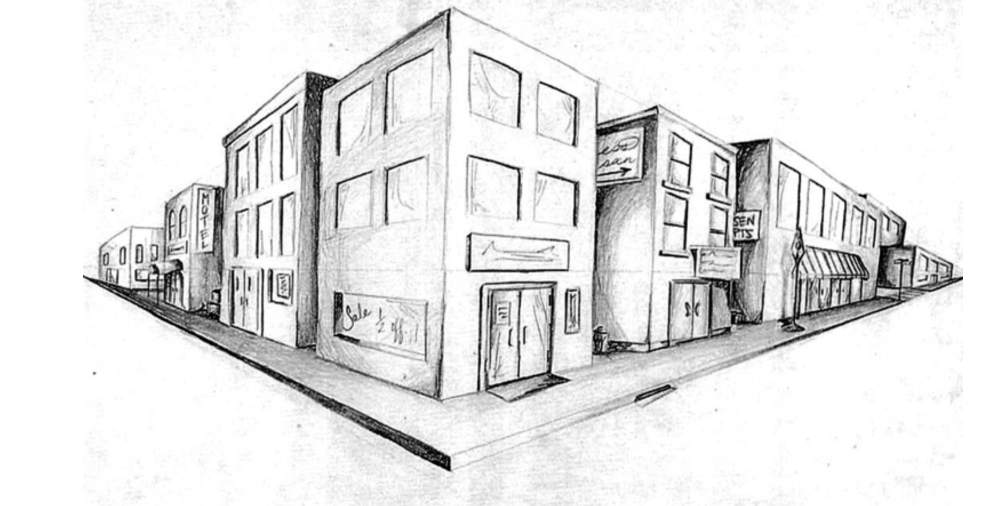
#> input picture A2/CSC420-A2/building.jpg, 1996 x 1012 px (shown at 1/2 size); its folder holds 5 pictures in this run
$ python interest_point_detection.py   (Python 2 division)   (older library calls are emulated)
#> lines starting #> are read from the running program, lines starting #| are printed output that depends on the picture; after the words box and inside, x2 and y2 are one past the last pixel; in counts of white or black regions, pixels touching at a corner belong together
import matplotlib.pyplot as plt
import cv2
import numpy as np

DATA_PATH = "./CSC420-A2/"
OUTPUT_PATH = "./Output/"

def load_color_image(filename):
#> called with filename = 'building.jpg'
    image = cv2.imread(DATA_PATH + filename)
#> image is the input picture: shape (1012, 1996, 3); min 0, max 255, mean 228.7
    return image

def load_gray_scale_image(filename):
    image = cv2.imread(DATA_PATH + filename, 0)
    return image

def save_image(filename, img, path=OUTPUT_PATH):
    cv2.imwrite(path + filename, img)
    print "Image {} saved.".format(filename)

def harris_corner_detection(img, alpha, threshold):
#> called with alpha = 0.04, threshold = 1000000000000
    gray = cv2.cvtColor(img, cv2.COLOR_BGR2GRAY)
    blur = cv2.GaussianBlur(gray,(5,5),7)

    # Compute Ix and Iy
    Ix = cv2.Sobel(blur, cv2.CV_64F, 1, 0, ksize=5)
    Iy = cv2.Sobel(blur, cv2.CV_64F, 0, 1, ksize=5)

    # Compute Ix^2, Iy^2 and IxIy
    IxIy = np.multiply(Ix, Iy)
    Ix2 = np.multiply(Ix, Ix)
    Iy2 = np.multiply(Iy, Iy)

    # Blur Ix^2, Iy^2 and IxIy
    Ix2_blur = cv2.GaussianBlur(Ix2,(5,5),10)
    Iy2_blur = cv2.GaussianBlur(Iy2,(5,5),10)
    IxIy_blur = cv2.GaussianBlur(IxIy,(5,5),10)

    # Compute r = det - alpha * trace^2
    det = np.multiply(Ix2_blur, Iy2_blur) - np.multiply(IxIy_blur,IxIy_blur)
    trace = Ix2_blur + Iy2_blur
    R = det - alpha * np.multiply(trace,trace)
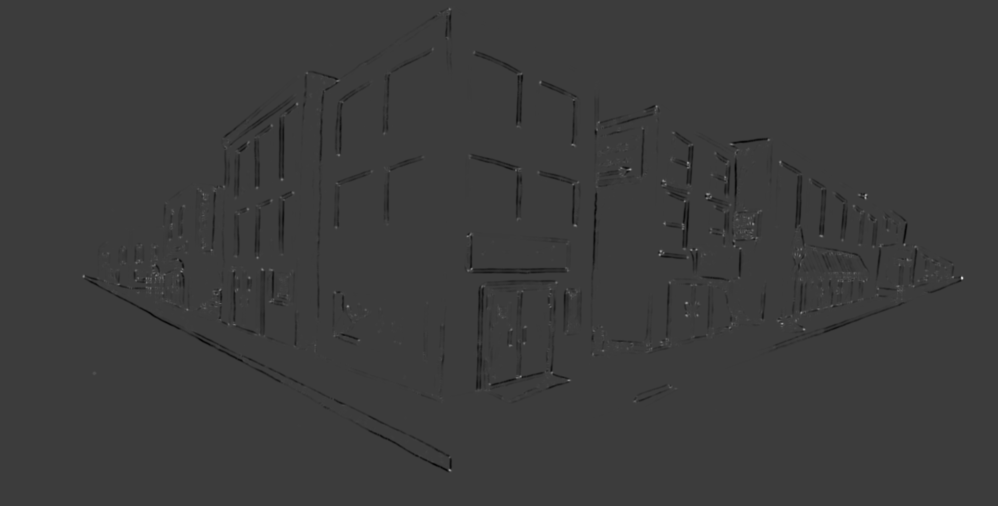
#> R: shape (1012, 1996) float64 (shown at 1/2 size); min -2.31e+13, max 7.44e+13, mean -2.17e+11; drawn with min black and max white

    # Threshold and non-maximum suppression
    y = R.shape[0]
#> y = 1012
    x = R.shape[1]
#> x = 1996
    corner_list = zip(*np.where(R > threshold))
#> corner_list = 28954 items
    for corner in corner_list:
        filter_size = 10
        i = corner[0]
        j = corner[1]
        i_s = max(i - filter_size, 0)
        i_d = min(y - 1, i + filter_size)
        j_s = max(j - filter_size, 0)
        j_d = min(x - 1, j + filter_size)
        matrix = R[i_s:i_d, j_s:j_d]
        if matrix.max() == R[i,j]:
            dot_d = 3
            i_s = max(i - dot_d, 0)
            i_d = min(y - 1, i + dot_d)
            j_s = max(j - dot_d, 0)
            j_d = min(x - 1, j + dot_d)
            img[i_s:i_d,j_s:j_d] = np.array([0,0,255])
#> this loop made 28954 passes
#> (i, j) on passes 1 to 12: (14, 897), (14, 898), (14, 899), (15, 897), (15, 898), (15, 899), (15, 900), (15, 901), (15, 902), (15, 903), (16, 897), (16, 898)
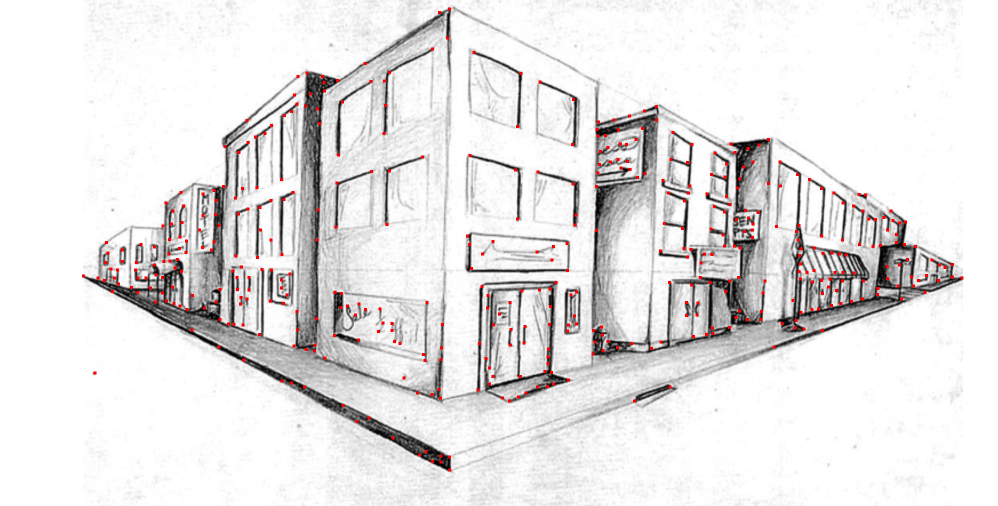
#> img: shape (1012, 1996, 3) (shown at 1/2 size); 0.83% of pixels changed, all inside (x1, y1, x2, y2) = (164, 15, 1927, 943)
#> call 2 of harris_corner_detection, with alpha = 0.05, threshold = 1000000000000
#> in harris_corner_detection (call 2), `Ix2_blur = cv2.GaussianBlur(Ix2,(5,5),10)`:
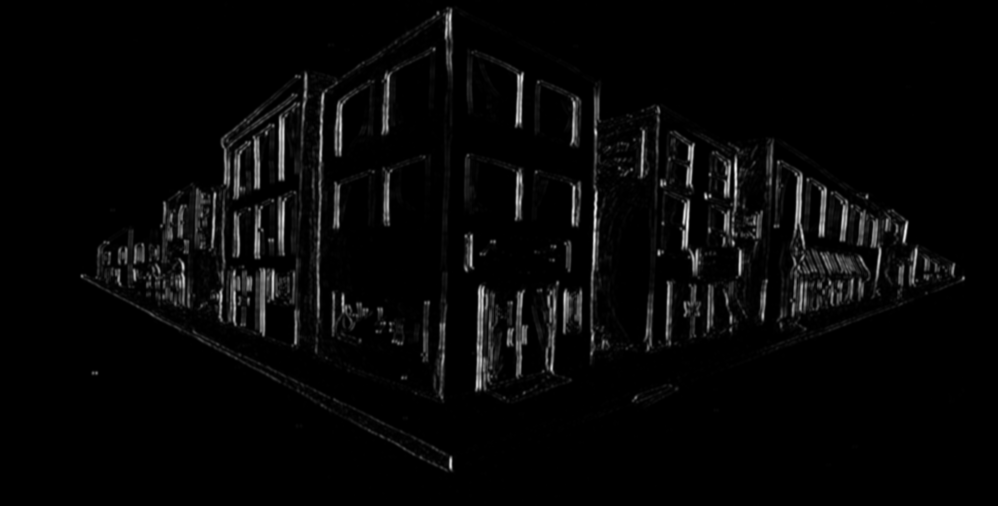
#> Ix2_blur: shape (1012, 1996) float64 (shown at 1/2 size); min 0, max 24192670.3, mean 668513; drawn with min black and max white
#> in harris_corner_detection (call 2), `R = det - alpha * np.multiply(trace,trace)`:
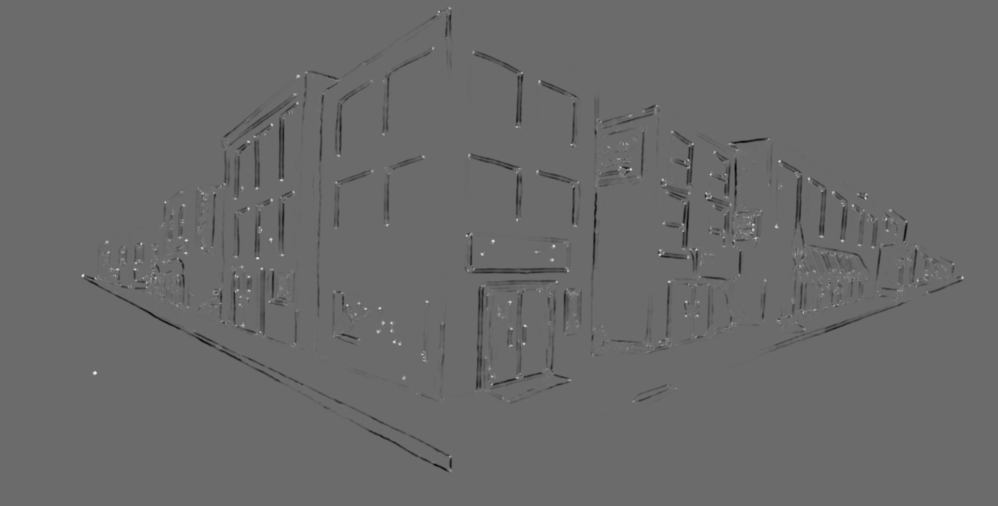
#> R: shape (1012, 1996) float64 (shown at 1/2 size); min -2.9e+13, max 3.99e+13, mean -2.81e+11; drawn with min black and max white
#> the loop in harris_corner_detection (call 2), `for corner in corner_list:` made 29793 passes
#> corner on passes 1 to 3: (13, 897), (13, 898), (13, 899)
#> pass 1, in harris_corner_detection (call 2), `matrix = R[i_s:i_d, j_s:j_d]`:
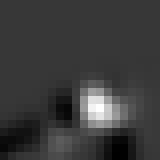
#> matrix: shape (20, 20) float64 (shown 8 times larger); min -5.74e+12, max 2.08e+13, mean 4.87e+11; drawn with min black and max white
#> after the loop in harris_corner_detection (call 2), `for corner in corner_list:`:
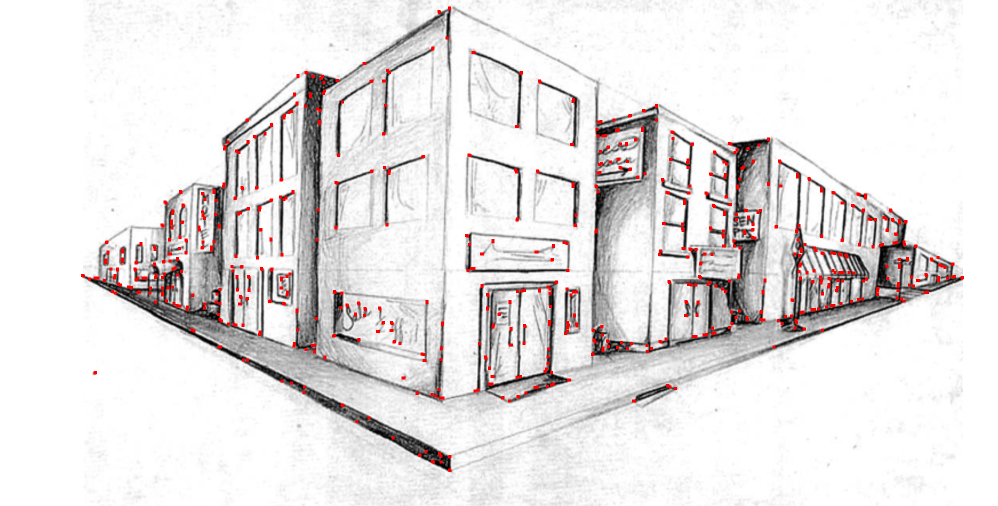
#> img: shape (1012, 1996, 3) (shown at 1/2 size); 0.46% of pixels changed, all inside (x1, y1, x2, y2) = (162, 13, 1928, 944)
#> call 3 of harris_corner_detection, with alpha = 0.06, threshold = 1000000000000
#> in harris_corner_detection (call 3), `Iy2_blur = cv2.GaussianBlur(Iy2,(5,5),10)`:
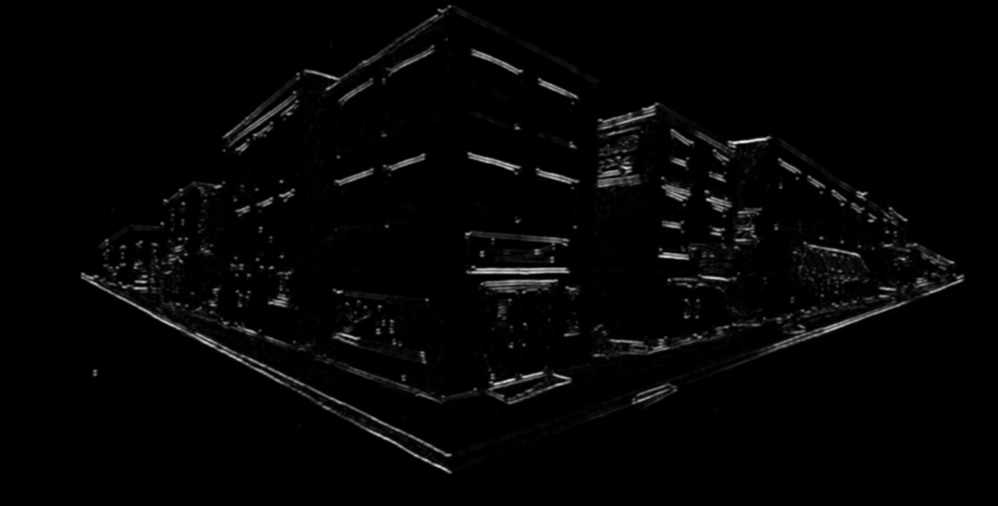
#> Iy2_blur: shape (1012, 1996) float64 (shown at 1/2 size); min 0, max 23517758.6, mean 444974.9; drawn with min black and max white
#> the loop in harris_corner_detection (call 3), `for corner in corner_list:` made 27113 passes
#> corner on passes 1 to 3: (11, 897), (11, 898), (11, 899)
    return img

def brown_corner_detection(img, threshold):
#> called with threshold = 1000000000000
    gray = cv2.cvtColor(img, cv2.COLOR_BGR2GRAY)
    blur = cv2.GaussianBlur(gray,(5,5),7)

    # Compute Ix and Iy
    Ix = cv2.Sobel(blur, cv2.CV_64F, 1, 0, ksize=5)
    Iy = cv2.Sobel(blur, cv2.CV_64F, 0, 1, ksize=5)

    # Compute Ix^2, Iy^2 and IxIy
    IxIy = np.multiply(Ix, Iy)
    Ix2 = np.multiply(Ix, Ix)
    Iy2 = np.multiply(Iy, Iy)

    # Blur Ix^2, Iy^2 and IxIy
    Ix2_blur = cv2.GaussianBlur(Ix2,(5,5),10)
    Iy2_blur = cv2.GaussianBlur(Iy2,(5,5),10)
    IxIy_blur = cv2.GaussianBlur(IxIy,(5,5),10)

    # Compute r = det - alpha * trace^2
    det = np.multiply(Ix2_blur, Iy2_blur) - np.multiply(IxIy_blur,IxIy_blur)
    trace = Ix2_blur + Iy2_blur
    where_zeros = np.where(trace==0)
    det[where_zeros] = 0
    trace[where_zeros] = 1
    hm = np.divide(det, trace)
    # Threshold and non-maximum suppression
    y = hm.shape[0]
    x = hm.shape[1]
    corner_list = zip(*np.where(hm > threshold))
    for corner in corner_list:
        filter_size = 10
        i = corner[0]
        j = corner[1]
        i_s = max(i - filter_size, 0)
        i_d = min(y - 1, i + filter_size)
        j_s = max(j - filter_size, 0)
        j_d = min(x - 1, j + filter_size)
        matrix = R[i_s:i_d, j_s:j_d]
        if matrix.max() == R[i,j]:
            dot_d = 3
            i_s = max(i - dot_d, 0)
            i_d = min(y - 1, i + dot_d)
            j_s = max(j - dot_d, 0)
            j_d = min(x - 1, j + dot_d)
            img[i_s:i_d,j_s:j_d] = np.array([0,0,255])
#> this loop made 0 passes
    return img

def LoG():
    return

def rotateImage(image, angle):
  image_center = tuple(np.array(image.shape[1::-1]) / 2)
  rot_mat = cv2.getRotationMatrix2D(image_center, angle, 1.0)
  result = cv2.warpAffine(image, rot_mat, image.shape[1::-1], flags=cv2.INTER_LINEAR)
  return result


if __name__ == "__main__":
    img = load_color_image("building.jpg")
    threshold = 10**12
    haris1 = harris_corner_detection(img, 0.04, threshold)
    haris2 = harris_corner_detection(img, 0.05, threshold)
    haris3 = harris_corner_detection(img, 0.06, threshold)
    save_image("harris1.jpg", haris1)
    save_image("harris2.jpg", haris2)
    save_image("harris3.jpg", haris3)
    brown = brown_corner_detection(img, threshold)
    save_image("brown.jpg", brown)
    rotate_60 = rotateImage(img, 60)
    harris_rotate_60 = harris_corner_detection(rotate_60, 0.06, threshold)
    save_image("harris rotate 60.jpg", harris_rotate_60)
